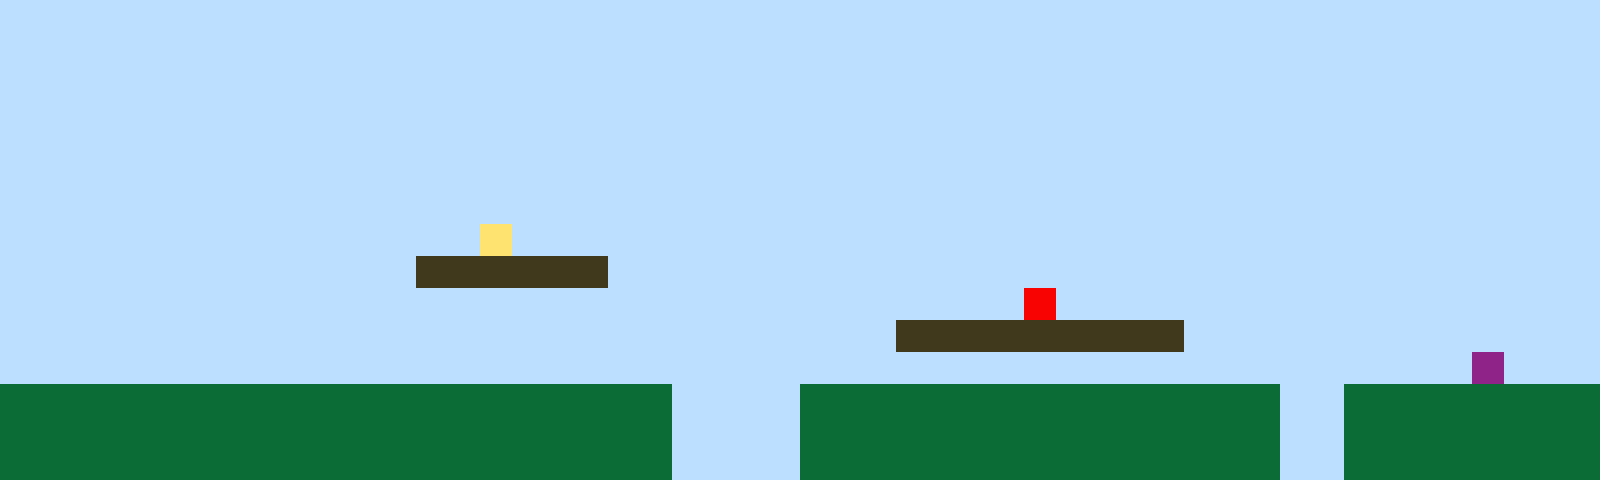

A 2D game scene composited from a Tiled map and its tileset images. What follows is a short description and the map's XML, with every tile layer's data as written:
An orthogonal 50x15 tile map with 32x32 px tiles, 1 tile layer (Tile Layer 1).

<map version="1.10" tiledversion="1.11.2" orientation="orthogonal" renderorder="right-up" width="50" height="15" tilewidth="32" tileheight="32" infinite="0" nextlayerid="2" nextobjectid="1"><editorsettings><export target="map1.csv" format="csv" /></editorsettings><tileset firstgid="1" name="sprites" tilewidth="32" tileheight="32" tilecount="6" columns="3"><image source="sprites.png" width="96" height="64" /></tileset><layer id="1" name="Tile Layer 1" width="50" height="15"><data encoding="csv">1,1,1,1,1,1,1,1,1,1,1,1,1,1,1,1,1,1,1,1,1,1,1,1,1,1,1,1,1,1,1,1,1,1,1,1,1,1,1,1,1,1,1,1,1,1,1,1,1,1,1,1,1,1,1,1,1,1,1,1,1,1,1,1,1,1,1,1,1,1,1,1,1,1,1,1,1,1,1,1,1,1,1,1,1,1,1,1,1,1,1,1,1,1,1,1,1,1,1,1,1,1,1,1,1,1,1,1,1,1,1,1,1,1,1,1,1,1,1,1,1,1,1,1,1,1,1,1,1,1,1,1,1,1,1,1,1,1,1,1,1,1,1,1,1,1,1,1,1,1,1,1,1,1,1,1,1,1,1,1,1,1,1,1,1,1,1,1,1,1,1,1,1,1,1,1,1,1,1,1,1,1,1,1,1,1,1,1,1,1,1,1,1,1,1,1,1,1,1,1,1,1,1,1,1,1,1,1,1,1,1,1,1,1,1,1,1,1,1,1,1,1,1,1,1,1,1,1,1,1,1,1,1,1,1,1,1,1,1,1,1,1,1,1,1,1,1,1,1,1,1,1,1,1,1,1,1,1,1,1,1,1,1,1,1,1,1,1,1,1,1,1,1,1,1,1,1,1,1,1,1,1,1,1,1,1,1,1,1,1,1,1,1,1,1,1,1,1,1,1,1,1,1,1,1,1,1,1,1,1,1,1,1,1,1,1,1,1,1,1,1,1,1,1,1,1,1,1,1,1,1,1,1,1,1,1,1,1,1,1,1,1,1,1,1,1,1,1,1,1,1,1,1,1,1,1,1,1,1,1,1,1,1,1,1,4,1,1,1,1,1,1,1,1,1,1,1,1,1,1,1,1,1,1,1,1,1,1,1,1,1,1,1,1,1,1,1,1,1,1,1,1,1,1,1,1,1,1,1,1,1,1,1,3,3,3,3,3,3,1,1,1,1,1,1,1,1,1,1,1,1,1,1,1,1,1,1,1,1,1,1,1,1,1,1,1,1,1,1,1,1,1,1,1,1,1,1,1,1,1,1,1,1,1,1,1,1,1,1,1,1,1,1,1,1,1,1,1,1,1,1,1,5,1,1,1,1,1,1,1,1,1,1,1,1,1,1,1,1,1,1,1,1,1,1,1,1,1,1,1,1,1,1,1,1,1,1,1,1,1,1,1,1,1,1,1,1,1,3,3,3,3,3,3,3,3,3,1,1,1,1,1,1,1,1,1,1,1,1,1,1,1,1,1,1,1,1,1,1,1,1,1,1,1,1,1,1,1,1,1,1,1,1,1,1,1,1,1,1,1,1,1,1,1,1,1,1,1,1,1,1,1,1,1,1,1,6,1,1,1,2,2,2,2,2,2,2,2,2,2,2,2,2,2,2,2,2,2,2,2,2,1,1,1,1,2,2,2,2,2,2,2,2,2,2,2,2,2,2,2,1,1,2,2,2,2,2,2,2,2,2,2,2,2,2,2,2,2,2,2,2,2,2,2,2,2,2,2,2,2,2,1,1,1,1,2,2,2,2,2,2,2,2,2,2,2,2,2,2,2,1,1,2,2,2,2,2,2,2,2,2,2,2,2,2,2,2,2,2,2,2,2,2,2,2,2,2,2,2,2,2,1,1,1,1,2,2,2,2,2,2,2,2,2,2,2,2,2,2,2,1,1,2,2,2,2,2,2,2,2</data></layer></map>
